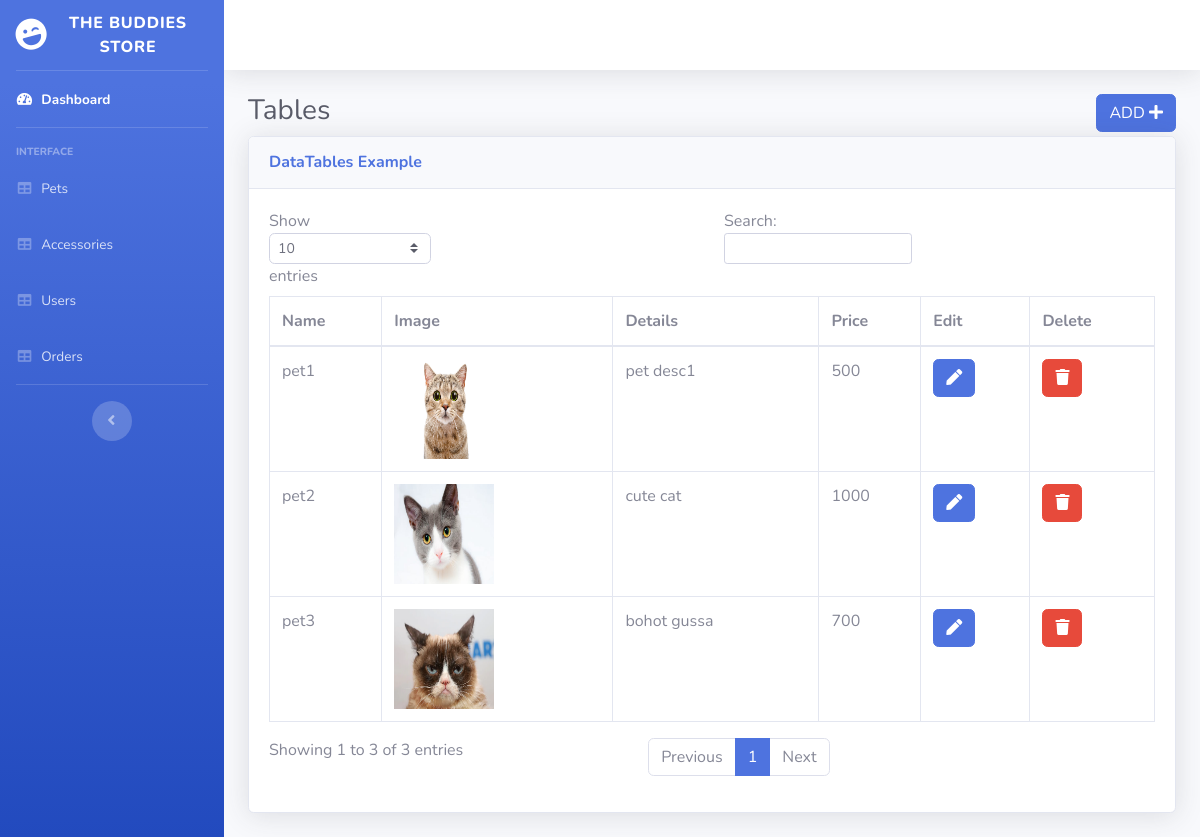
The app's page /online/admin/tables.php (signed in) with its own data.
### tables this page shows
CREATE TABLE `products` (
  `id` int(11) NOT NULL,
  `type` tinyint(4) NOT NULL COMMENT '0 = "Pet", 1 = "Accessory"',
  `product_name` varchar(100) NOT NULL,
  `product_details` varchar(300) NOT NULL,
  `product_price` varchar(30) NOT NULL,
  `image` varchar(300) NOT NULL
);

### online/admin/tables.php (the view, shortened to what this page needs)
<?php include 'header.php';
$fetch_data = "select * from products where type = 0";
$result = $conn->query($fetch_data);
?>
        <div class="container-fluid">
          <h1 class="h3 mb-2 text-gray-800" style='display: inline-block;'>Tables</h1>
            <a href='add_pet.php' class='btn btn-primary' style="float: right;">ADD <span class='fa fa-plus'></span></a>
          <div class="card shadow mb-4">
            <div class="card-header py-3">
              <h6 class="m-0 font-weight-bold text-primary">DataTables Example</h6>
            </div>
            <div class="card-body">
              <div class="table-responsive">
                <table class="table table-bordered" id="dataTable" width="100%" cellspacing="0">
                  <thead>
                    <tr>
                      <th>Name</th>
                      <th>Image</th>
                      <th>Details</th>
                      <th>Price</th>
                      <th>Edit</th>
                      <th>Delete</th>
                    </tr>
                  </thead><tbody>
                  <?php
                  if ($result->num_rows > 0) {
                    while($row = $result->fetch_assoc()) {
                      ?>
                      <tr>
                      <td><?php echo $row['product_name'] ?></td>
                      <td><img src="<?php echo $row['image'] ?>" style="width:100px; height:100px;" class="img-circle"></td>
                      <td><?php echo $row['product_details'] ?></td>
                      <td><?php echo $row['product_price'] ?></td>
                      <td><a class='btn btn-primary' href="add_pet.php?editid=<?php echo $row['id']; ?>"><span class="fa fa-pen"></span></a></td>
                      <td><a class='btn btn-danger' href="add_pet.php?deleteid=<?php echo $row['id']; ?>"><span class="fa fa-trash"></span></a></td>
                    </tr>
                      <?php
                    }
                } else {
                    echo "0 results";
                }
                  ?>
                  </tbody>
                </table>
              </div>
            </div>
          </div>
        </div>
      </div>
    </div>
  </div>
</body>
</html>

### records on screen
products: product_name "pet1", image (picture), product_details "pet desc1", product_price "500"
products: product_name "pet2", image (picture), product_details "cute cat", product_price "1000"
products: product_name "pet3", image (picture), product_details "bohot gussa", product_price "700"
